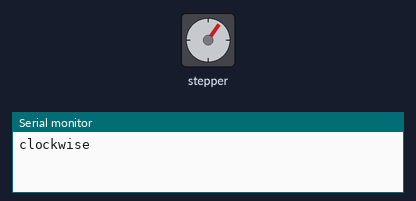
Bench run of a sketch on a simulated Arduino Uno, built with avr-gcc and run on an emulated ATmega328P. On the bench: stepper motor, the last lines printed to the serial monitor. Stepper angles assume 100 steps per turn.

Above: at 0.05 s.
At 0.55 s:
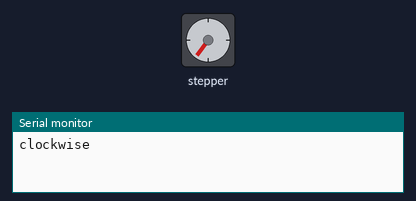
At 1.15 s:
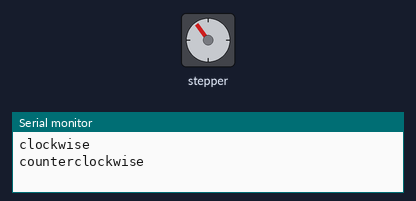
At 2.2 s:
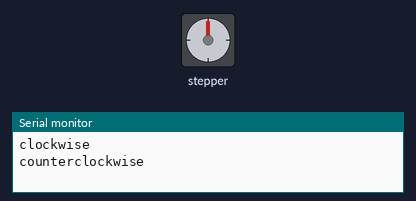
Timing chart, 0 to 5.1 s (numbered marks = the images above):
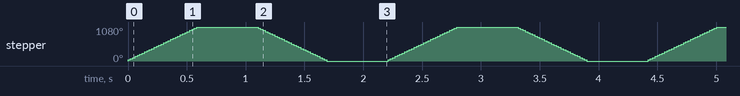

Measured:
- by itself, stepper: turns 1080° clockwise in 0.58 s, then 1080° counter-clockwise in 0.58 s, repeating every 2.2 s

The sketch:

l298driver_with_arduino.ino
```cpp
#include<Stepper.h>
const int stepsPerRevolution=100;
Stepper myStepper(stepsPerRevolution,2,3,4,5);

void setup() {
 myStepper.setSpeed(300);
 Serial.begin(9600);


}

void loop() {
Serial.println("clockwise");
myStepper.step(stepsPerRevolution);
myStepper.step(stepsPerRevolution);
myStepper.step(stepsPerRevolution);

delay(500);
Serial.println("counterclockwise");
myStepper.step(-stepsPerRevolution);
myStepper.step(-stepsPerRevolution);
myStepper.step(-stepsPerRevolution);
delay(500);


}
```
